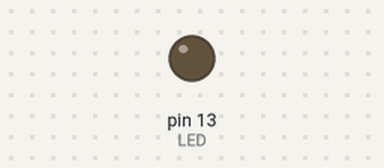
Bench run of a sketch on a simulated Arduino Uno, built with avr-gcc and run on an emulated ATmega328P. Shown: output pins drawn as LEDs (lit = HIGH).

Above: at 1.5 s.
At 11.4 s:
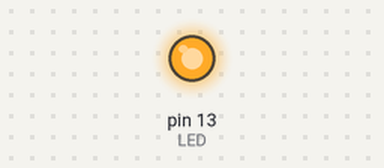
Timing chart, 0 to 11.9 s (numbered marks = the images above):
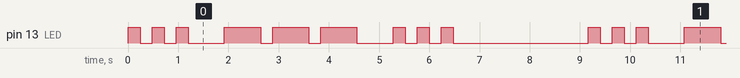

The sketch:

SOS.ino
```cpp
/*
  SOS: Wir senden SOS per LED
  Mehr zum Morsecode findet ihr hier: https://de.wikipedia.org/wiki/Morsezeichen

  Dieses kleine Programm lässt eine LED am Ausgang 7 SOS blinken.
*/
#include "MorseAlphabet.h"

const byte LED = 13;

/*
    Diese Funktion wird nur einmal beim Start des Arduinos ausgeführt.
    Hier schreibt man die Dinge hin, die nur einmal am Anfang ausgeführt werden sollen
*/
void setup() {
  // Der Pin, an dem die LED hängt definieren wir als Ausgang.
  pinMode(LED, OUTPUT);
}

/*#
  Diese Funktion wird automatisch immer wieder ausgeführt.
  D.h. sobald unser Programm unten angekommen ist, fängt es automatisch oben wieder an.
*/
void loop() {
  sende(BUCHSTABE_S);

  sende(BUCHSTABE_O);

  sende(BUCHSTABE_S);

  delay(WORT_PAUSE - BUCHSTABEN_PAUSE);

  delay(LOOP_PAUSE);
}

void sende(word symbole[]) {
  byte i = 0;
  while (symbole[i] > 0) {
    digitalWrite(LED, 1);
    delay(symbole[i]);
    digitalWrite(LED, 0);
    delay(SYMBOL_PAUSE);
    i++;
  }
  delay(BUCHSTABEN_PAUSE - SYMBOL_PAUSE);
}
```

MorseAlphabet.h
```cpp
/*
 * Konstantendefinition für das Morsealphabet
 */
const word K = 240;  // (240ms entsprechen25 BpM oder auch 5WpM)
const word L = 3 * K;
const word SYMBOL_PAUSE = K;
const word BUCHSTABEN_PAUSE = 3 * K;
const word WORT_PAUSE = 7 * K;
const word LOOP_PAUSE = 1000;

const word BUCHSTABE_A[] = {K, L, 0}; //A   · −
const word BUCHSTABE_B[] = {L, K, K, K, 0}; //B   − · · ·
const word BUCHSTABE_C[] = {L, K, L, K, 0}; //C   − · − ·
const word BUCHSTABE_D[] = {L, K, K, 0}; //D   − · ·
const word BUCHSTABE_E[] = {K, 0}; //E   ·
const word BUCHSTABE_F[] = {K, K, L, K, 0}; //F   · · − ·
const word BUCHSTABE_G[] = {L, L, K, 0}; //G   − − ·
const word BUCHSTABE_H[] = {K, K, K, K, 0}; //H   · · · ·
const word BUCHSTABE_I[] = {K, K, 0}; //I   · ·
const word BUCHSTABE_J[] = {K, L, L, L, 0}; //J   · − − −
const word BUCHSTABE_K[] = {L, K, L, 0}; //K   − · −
const word BUCHSTABE_L[] = {K, L, K, K, 0}; //L   · − · ·
const word BUCHSTABE_M[] = {L, L, 0}; //M   − −
const word BUCHSTABE_N[] = {L, K, 0}; //N   − ·
const word BUCHSTABE_O[] = {L, L, L, 0}; //O   − − −
const word BUCHSTABE_P[] = {K, L, L, K, 0}; //P   · − − ·
const word BUCHSTABE_Q[] = {L, L, K, L, 0}; //Q   − − · −
const word BUCHSTABE_R[] = {K, L, K, 0}; //R   · − ·
const word BUCHSTABE_S[] = {K, K, K, 0}; //S   · · ·
const word BUCHSTABE_T[] = {L, 0}; //T   −
const word BUCHSTABE_U[] = {K, K, L, 0}; //U   · · −
const word BUCHSTABE_V[] = {K, K, K, L, 0}; //V   · · · −
const word BUCHSTABE_W[] = {K, L, L, 0}; //W   · − −
const word BUCHSTABE_X[] = {L, K, K, L, 0}; //X   − · · −
const word BUCHSTABE_Y[] = {L, K, L, L, 0}; //Y   − · − −
const word BUCHSTABE_Z[] = {L, L, K, K, 0}; //Z   − − · ·

const word BUCHSTABE_1[] = {K, L, L, L, L, 0}; //1   · − − − −
const word BUCHSTABE_2[] = {K, K, L, L, L, 0}; //2   · · − − −
const word BUCHSTABE_3[] = {K, K, K, L, L, 0}; //3   · · · − −
const word BUCHSTABE_4[] = {K, K, K, K, L, 0}; //4   · · · · −
const word BUCHSTABE_5[] = {K, K, K, K, K, 0}; //5   · · · · ·
const word BUCHSTABE_6[] = {L, K, K, K, K, 0}; //6   − · · · ·
const word BUCHSTABE_7[] = {L, L, K, K, K, 0}; //7   − − · · ·
const word BUCHSTABE_8[] = {L, L, L, K, K, 0}; //8   − − − · ·
const word BUCHSTABE_9[] = {L, L, L, L, K, 0}; //9   − − − − ·
const word BUCHSTABE_0[] = {L, L, L, L, L, 0}; //0   − − − − −
```

Measured:
- by itself, pin 13 (LED): repeats every 9.2 s: 2 × (LOW 0.24 s, HIGH 0.24 s), LOW 0.72 s, 2 × (HIGH 0.72 s, LOW 0.24 s), HIGH 0.72 s, LOW 0.72 s, 2 × (HIGH 0.24 s, LOW 0.24 s), HIGH 0.24 s, LOW 2.7 s, HIGH 0.24 s
- by itself, everything shown: repeats every 9.2 s, in 18 steps
